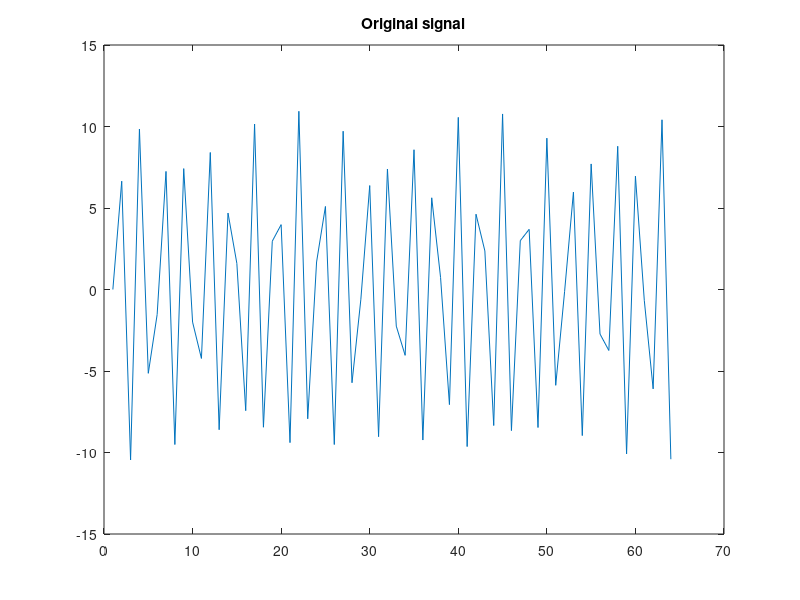
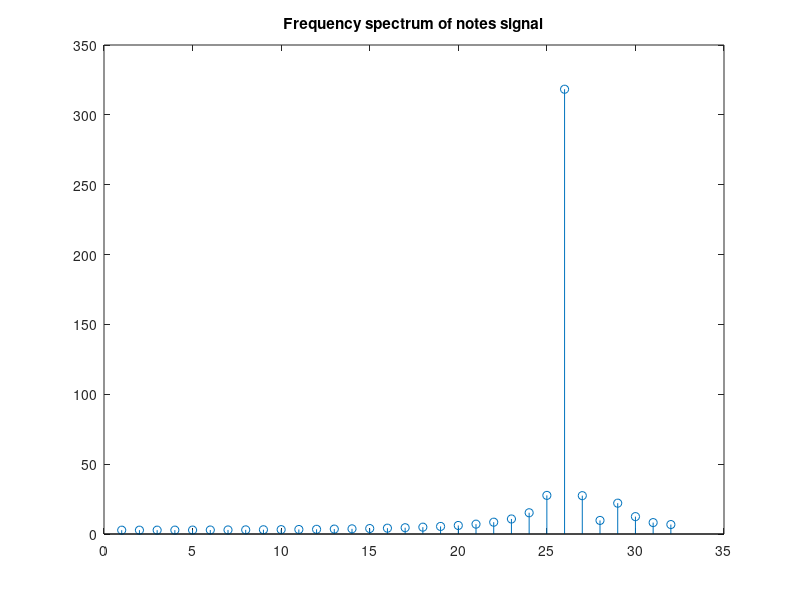
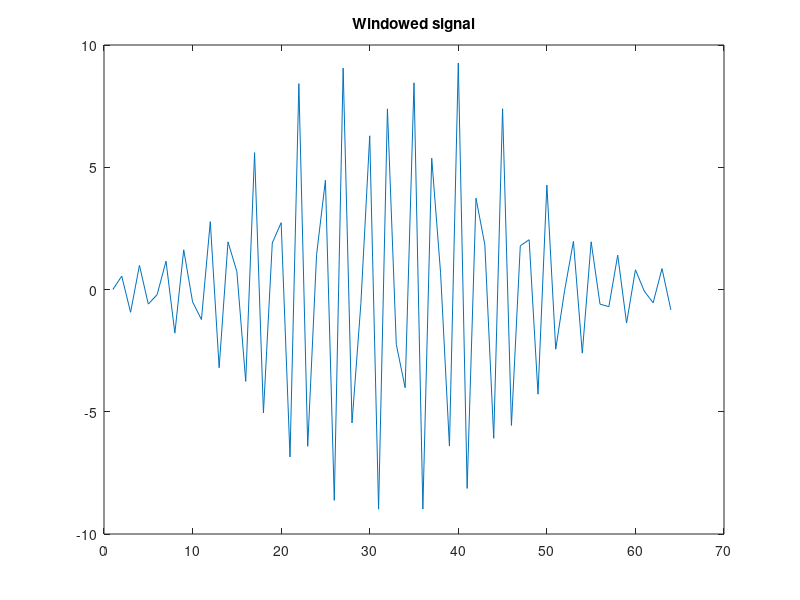
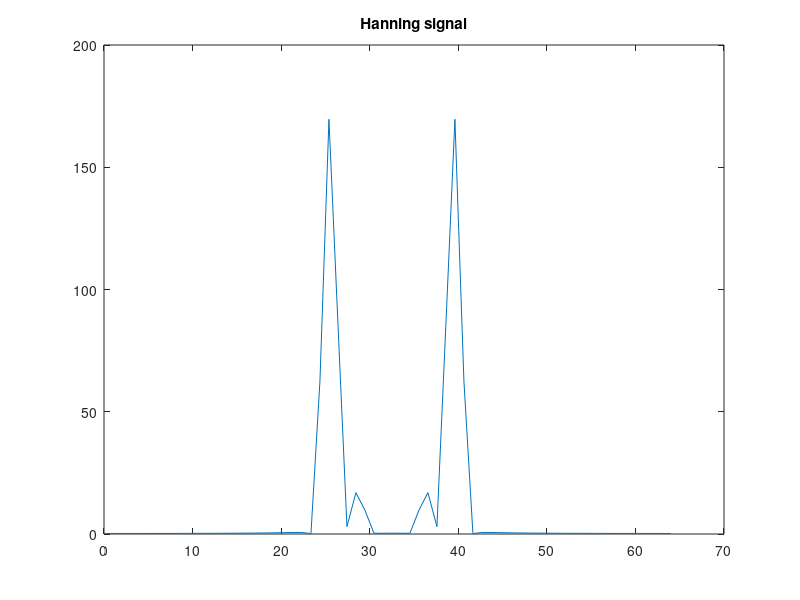

Reproduce these figures in MATLAB, in order.

s = load('notes_signal.mat');
fs = s.fs;
signal = s.notes_signal;

figure;
plot(signal);
title('Original signal');

figure;
fftsignal = fft(signal);
y = linspace(0,length(signal), length(signal));
frequency = fftsignal(1:length(signal)/2);
stem(abs(frequency));
title('Frequency spectrum of notes signal');


figure;
signal_ham = signal .* hamming(length(signal))';
plot(signal_ham);
title('Windowed signal');
 
figure;
plot(y, abs(fft(signal_ham)));
title('Hanning signal');